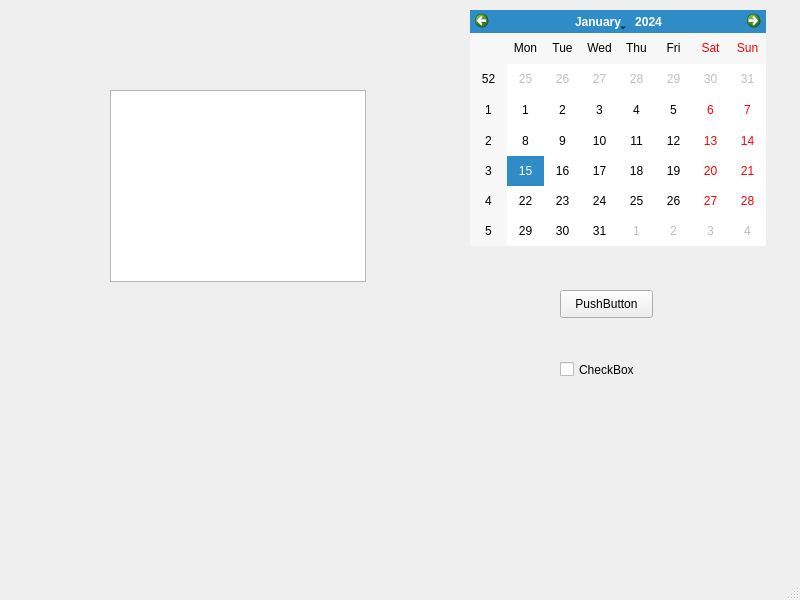
<?xml version="1.0" encoding="UTF-8"?>
<ui version="4.0">
 <class>MainWindow</class>
 <widget class="QMainWindow" name="MainWindow">
  <property name="geometry">
   <rect>
    <x>0</x>
    <y>0</y>
    <width>800</width>
    <height>600</height>
   </rect>
  </property>
  <property name="windowTitle">
   <string>MainWindow</string>
  </property>
  <widget class="QWidget" name="centralwidget">
   <widget class="QCalendarWidget" name="calendarWidget">
    <property name="geometry">
     <rect>
      <x>470</x>
      <y>10</y>
      <width>296</width>
      <height>236</height>
     </rect>
    </property>
   </widget>
   <widget class="QPushButton" name="pushButton">
    <property name="geometry">
     <rect>
      <x>560</x>
      <y>290</y>
      <width>93</width>
      <height>28</height>
     </rect>
    </property>
    <property name="text">
     <string>PushButton</string>
    </property>
   </widget>
   <widget class="QCheckBox" name="checkBox">
    <property name="geometry">
     <rect>
      <x>560</x>
      <y>360</y>
      <width>91</width>
      <height>19</height>
     </rect>
    </property>
    <property name="text">
     <string>CheckBox</string>
    </property>
   </widget>
   <widget class="QTreeView" name="treeView">
    <property name="geometry">
     <rect>
      <x>110</x>
      <y>90</y>
      <width>256</width>
      <height>192</height>
     </rect>
    </property>
   </widget>
  </widget>
  <widget class="QMenuBar" name="menubar">
   <property name="geometry">
    <rect>
     <x>0</x>
     <y>0</y>
     <width>800</width>
     <height>26</height>
    </rect>
   </property>
  </widget>
  <widget class="QStatusBar" name="statusbar"/>
 </widget>
 <resources/>
 <connections/>
</ui>
